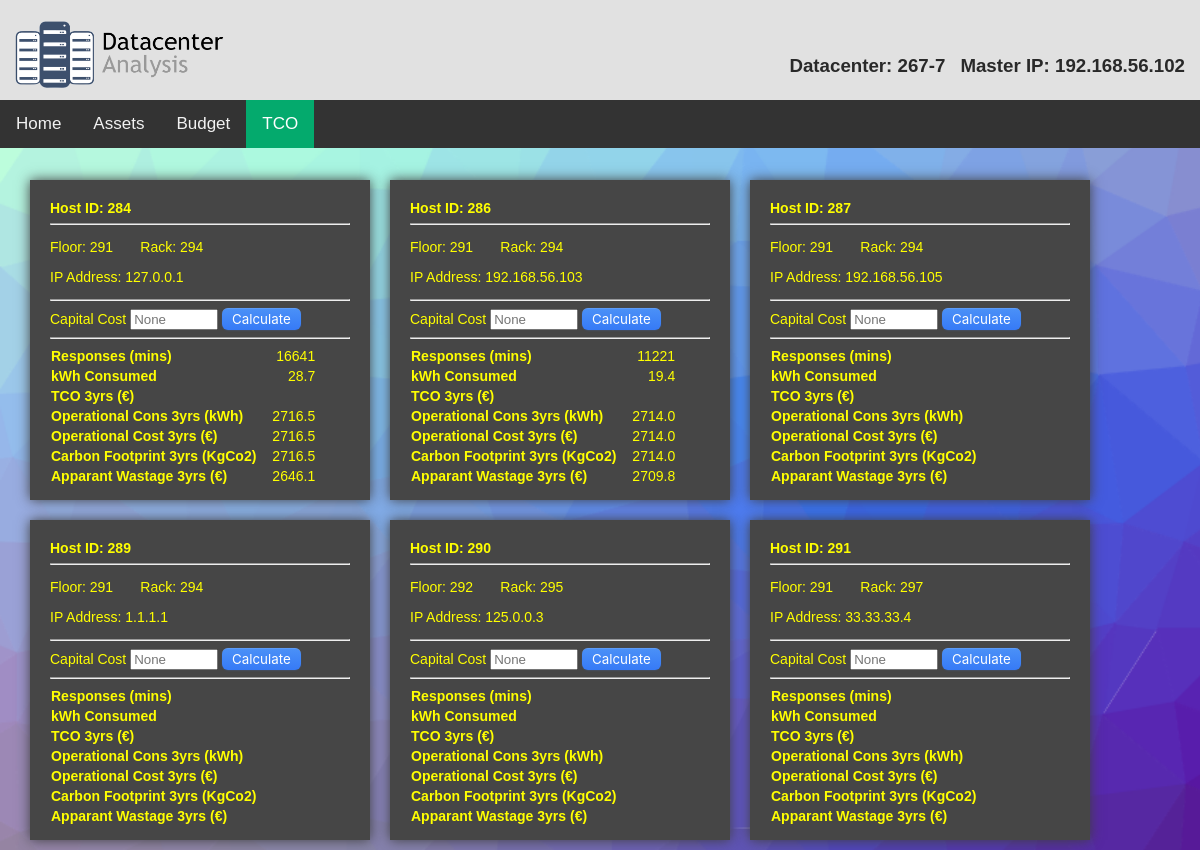
/tool/tco/, run on the app's committed database.
### tool/models.py (models this page shows, shortened)
class Application(models.Model):
    masterip = models.CharField(null=True, max_length=25)
    current = models.CharField(null=True, max_length=25)
    configured = models.IntegerField(null=True, default = 0)
    threshold_low = models.FloatField(null=True, max_length=25, default=15)
    threshold_medium = models.FloatField(null=True, max_length=25, default=30)

class Host(models.Model):
    masterip = models.CharField(null=True, max_length=25)
    sub_id = models.CharField(null=True,max_length=15)
    datacenterid = models.CharField(max_length=20,null=True)
    floorid = models.IntegerField(null=True)
    rackid = models.IntegerField()
    hostid = models.IntegerField()
    hostname = models.CharField(max_length=30)
    hostdescription = models.CharField(max_length=50)
    hostType = models.CharField(max_length=20)
    processors = models.IntegerField()
    ipaddress = models.CharField(max_length=25)
    cpu_last_response = models.CharField(max_length=25, null=True)
    cpu_usage = models.FloatField(null=True)
    cpu_responses = models.IntegerField(null=True)
    total_cpu = models.FloatField(null=True)
    kWh_consumed = models.FloatField(null=True)
    power_responses = models.IntegerField(null=True)
    total_watt_hour = models.FloatField(null=True)
    power_last_response = models.IntegerField(null=True)
    TCO = models.FloatField(null=True)
    carbon_footprint_3 = models.FloatField(null=True)
    ops_cons_3 = models.FloatField(null=True)
    op_cost_3 = models.FloatField(null=True)
    app_waste_cost_3 = models.FloatField(null=True)
    capital = models.IntegerField(null=True)

### tool/views.py (the view)
# urls.py: path('tco/',views.tco, name = "tco"),
@csrf_protect
def tco(request):
    context = {}
    master = services.get_master()
    if Application.objects.filter(masterip=master).values().all().get()['current']==None:
        return services.prompt_configuration(request,"tco")
    sub_id = services.get_current_sub_id()
    if request.method == 'POST':
        form = forms.CalculateTCOForm(request.POST)
        if form.is_valid():
            capital,rack,floor,host = form.cleaned_data
            tco_services.calculate_tco(master, sub_id, floor, rack, host, capital)
        context['error'] = form
    context['tco'] = Host.objects.filter(sub_id=sub_id).filter(masterip=master).all()
    context['tco_count'] = Host.objects.filter(sub_id=sub_id).filter(masterip=master).all().count()
    context['master'] = master
    context['current'] = services.get_current_for_html()
    context['page'] = 'tco'
    return render (request, 'TCO/tco.html', context )

### tool/services/services.py (called while the page is built)
def get_current_sub_id():
    try:
        return str(Application.objects.all().values().get()['current'])
    except: return Application.DoesNotExist

def get_master():
    try:
        return Application.objects.all().values().get()["masterip"]
    except: return Application.DoesNotExist

def get_current_for_html():
    try:
        current = str(Application.objects.filter(masterip=get_master()).all().values().get()['current'])
    except:
        current='-'
    return current

### tool/templates/TCO/tco.html (shortened to what this page needs)
{% include 'home/base.html'%}
{% block content %}
  <div class="content">
      {% for host in tco %}
      <div class="card-container">
          <div class="tco-card">
          <b>Host ID: {{ host.hostid }}</b>
          <hr>
          <p>Floor: {{ host.floorid }} &nbsp;&nbsp;&nbsp;&nbsp;&nbsp; Rack: {{ host.rackid }}</p>
          <p>IP Address: {{ host.ipaddress }}</p><hr>
          <form method="POST">
            <label for="capital" >Capital Cost</label>
            <input type="number" id="capital" name="capital" required placeholder={{host.capital}}>
            <button type="submit" class="tco_calculate_button" >Calculate</button>
          </form>
          <hr>
          <table class ="tco-table">
            <tr>
              <th>Responses (mins)</th>
              <td>
                {{host.power_responses|floatformat}}
              </td>
            </tr>
            <tr>
              <th>kWh Consumed</th>
              <td>
                {{host.kWh_consumed|floatformat}}
              </td>
            </tr>
            <tr>
              <th>TCO 3yrs (€)</th>
              <td>
              </td>
            </tr>
            <tr>
              <th>Operational Cons 3yrs (kWh)</th>
              <td>
                {{host.ops_cons_3|floatformat}}
              </td>
            </tr>
            <tr>
              <th>Operational Cost 3yrs (€)</th>
              <td>
                {{host.op_cost_3|floatformat}}
              </td>
            </tr>
            <tr>
              <th>Carbon Footprint 3yrs (KgCo2)</th>
              <td>
                {{host.carbon_footprint_3|floatformat}}
              </td>
            </tr>
            <tr>
              <th>Apparant Wastage 3yrs (€)</th>
              <td>
                {{host.app_waste_cost_3|floatformat}}
              </td>
            </tr>
          </table>
      </div>
    </div>
    {% endfor %}
  </div>
{% endblock %}

### tool/templates/home/base.html (shortened to what this page needs)
<!DOCTYPE html>
<html lang="en">
  <head>
    <link rel="stylesheet" href="/../../static/css/styles.css">
  </head>
  <div class="topnav">
    <a href="{% url 'configure' %}"><h2><img alt="My Image" src="/../../static/media/logo3.png" height="70" width="210"/></h2></a>
    <br><br>
    <h3>Master IP: {{master}}</h3>
    <h3>Datacenter: {{current}}</h3>
  </div>
  <div class="topnav3">
    {% if page == "home" %}<a class="active" href="{% url 'configure' %}">Home</a>{% else %} <a href="{% url 'configure' %}">Home</a>{% endif %}
    {% if page == "assets" %}<a class="active" href="{% url 'assets' %}">Assets</a>{% else %} <a href="{% url 'assets' %}">Assets</a>{% endif %}
    {% if page == "budget" %}<a class="active" href="{% url 'budget' %}">Budget</a>{% else %} <a href="{% url 'budget' %}">Budget</a>{% endif %}
    {% if page == "tco" %}<a class="active" href="{% url 'tco' %}">TCO</a>{% else %} <a href="{% url 'tco' %}">TCO</a>{% endif %}
  </div>
</html>

### tool/static/css/styles.css (style rules this page uses)
input[type=number] { width: 50px; }
.topnav { top:0; width:100%; height:100px; position:fixed; overflow: hidden; background-color: rgb(225, 225, 225); opacity:1; }
.topnav h2 { padding-left:15px; float: left; color: #292929; text-align: center; text-decoration: none; }
.topnav h3 { padding-right:15px; float: right; color: #292929; text-align: center; text-decoration: none; }
table.tco-table { border-collapse: collapse; }
table.tco-table td { padding: 0 15px; text-align: right; }
table.tco-table tr { height: 20px; text-align: left; }
.content { margin-left : 20px; margin-right : 20px; margin-top:170px; margin-bottom:30px; }
.card-container { float: left; }
.tco-card { font-size: 14px; width: 300px; height: 280px; margin: 10px; padding: 20px; background-color: rgb(70, 70, 70); color:yellow; box-shadow: 0 0 12px rgb(63, 63, 63); }
.topnav3 { top:100px; width:100%; height:48px; position:fixed; overflow: hidden; overflow: hidden; background-color: #333; }
.topnav3 a { float: left; color: #f2f2f2; text-align: center; padding: 14px 16px; text-decoration: none; font-size: 17px; }
.topnav3 a.active { background-color: #04AA6D; color: white; }
input[type=number] { width: 80px; }
.tco_calculate_button { padding: 3px 10px; font-family: -apple-system, BlinkMacSystemFont, 'Roboto', sans-serif; border-radius: 6px; border: none; color: #fff; background: linear-gradient(180deg, #4B91F7 0%, #367AF6 100%); background-origin: border-box; box-shadow: 0px 0.5px 1.5px rgba(54, 122, 246, 0.25), inset 0px 0.8px 0px -0.25px rgba(255, 255, 255, 0.2); }
.active { display: block; }

### data on the page
Application: masterip "192.168.56.102", current "267-7"
Host: hostid "284", floorid "291", rackid "294", ipaddress "127.0.0.1", capital "None", power_responses "16641", kWh_consumed "28.7", ops_cons_3 "2716.5", op_cost_3 "2716.5", carbon_footprint_3 "2716.5", app_waste_cost_3 "2646.1"
Host: hostid "286", floorid "291", rackid "294", ipaddress "192.168.56.103", capital "None", power_responses "11221", kWh_consumed "19.4", ops_cons_3 "2714.0", op_cost_3 "2714.0", carbon_footprint_3 "2714.0", app_waste_cost_3 "2709.8"
Host: hostid "287", floorid "291", rackid "294", ipaddress "192.168.56.105", capital "None"
Host: hostid "289", floorid "291", rackid "294", ipaddress "1.1.1.1", capital "None"
Host: hostid "290", floorid "292", rackid "295", ipaddress "125.0.0.3", capital "None"
Host: hostid "291", floorid "291", rackid "297", ipaddress "33.33.33.4", capital "None"
